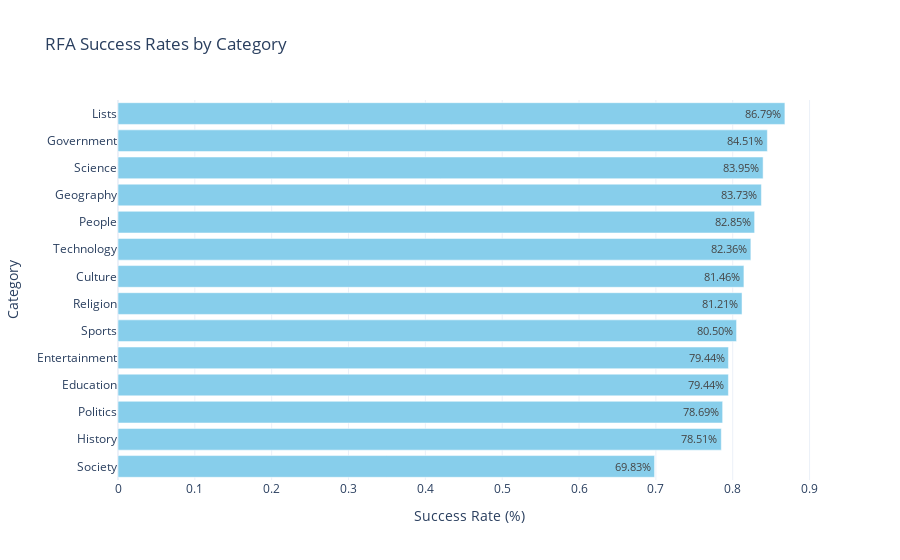

The notebook cell this image was saved under:
### Markdown cell above
# Does your subject of interest have an influence on your chance of admission??

### Code cell
# Call the function with the success_data DataFrame
analyze_and_plot_success_rates(
    success_failure_df, 
    title="RFA Success Rates by Category"
)

### Figure 1 — Plotly figure (JSON) as saved in the notebook; plotly's stock layout.template omitted (floating-point values rounded to 4 significant figures)
{"data": [{"alignmentgroup": "True", "hovertemplate": "Success Rate (%)=%{x}<br>SRC_Category=%{y}<br>text=%{text}<extra></extra>", "legendgroup": "", "marker": {"color": "skyblue", "pattern": {"shape": ""}}, "name": "", "offsetgroup": "", "orientation": "h", "showlegend": false, "text": ["86.79%", "84.51%", "83.95%", "83.73%", "82.85%", "82.36%", "81.46%", "81.21%", "80.50%", "79.44%", "79.44%", "78.69%", "78.51%", "69.83%"], "textposition": "auto", "type": "bar", "x": [0.8679, 0.8451, 0.8395, 0.8373, 0.8285, 0.8236, 0.8146, 0.8121, 0.805, 0.7944, 0.7944, 0.7869, 0.7851, 0.6983], "xaxis": "x", "y": ["Lists", "Government", "Science", "Geography", "People", "Technology", "Culture", "Religion", "Sports", "Entertainment", "Education", "Politics", "History", "Society"], "yaxis": "y"}], "layout": {"barmode": "relative", "legend": {"tracegroupgap": 0}, "title": {"text": "RFA Success Rates by Category"}, "xaxis": {"anchor": "y", "domain": [0, 1], "title": {"text": "Success Rate (%)"}}, "yaxis": {"anchor": "x", "autorange": "reversed", "domain": [0, 1], "title": {"text": "Category"}}}}
